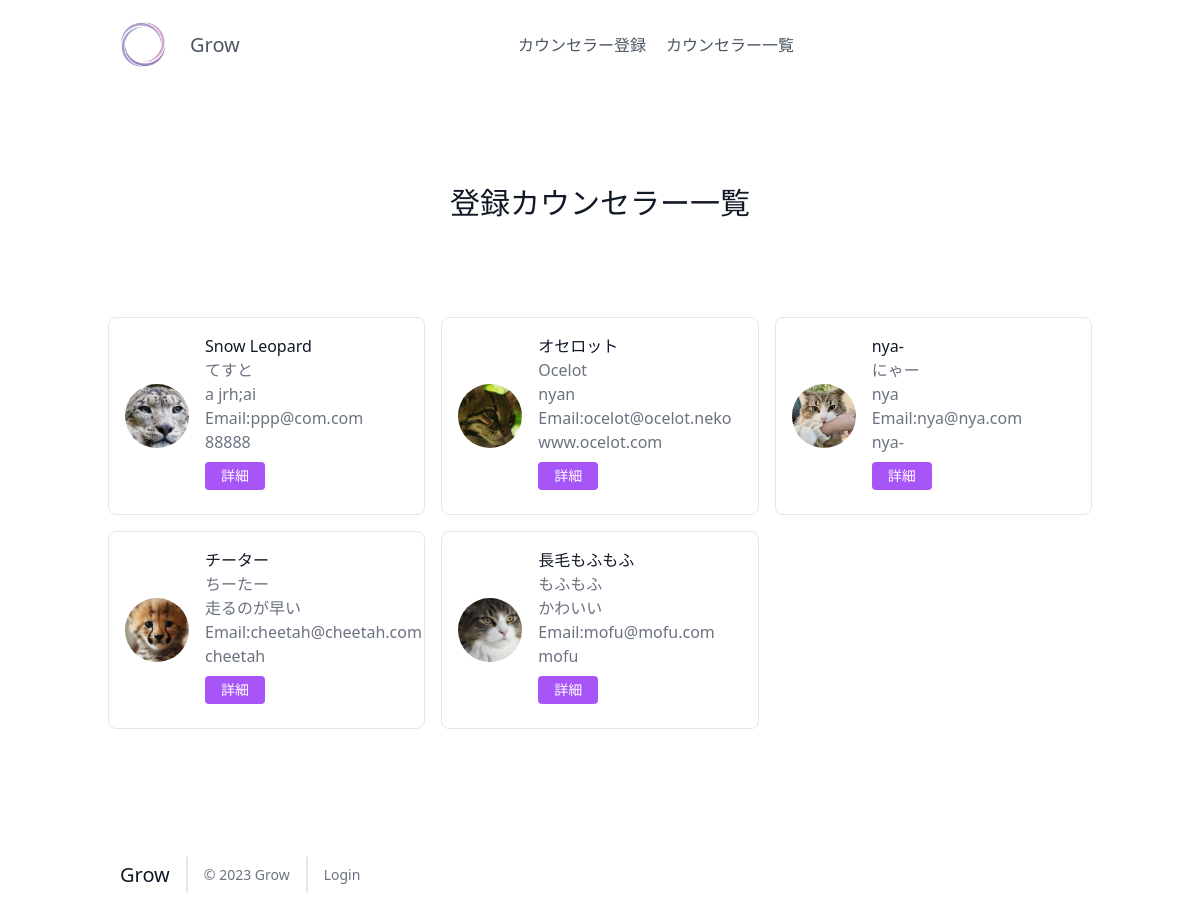
The page /select.php on the database its author committed.
### tables this page shows
CREATE TABLE `counselor_table` (
  `id` int(12) NOT NULL,
  `organization` varchar(64) NOT NULL,
  `name` varchar(64) NOT NULL,
  `kana` varchar(64) NOT NULL,
  `certification` varchar(64) NOT NULL,
  `email` varchar(124) NOT NULL,
  `tel` varchar(64) NOT NULL,
  `website` varchar(124) NOT NULL,
  `address` varchar(124) NOT NULL,
  `details` text NOT NULL,
  `file_name` varchar(255) NOT NULL,
  `file_path` varchar(255) NOT NULL,
  `date_time` datetime NOT NULL DEFAULT current_timestamp(),
  `update_time` datetime NOT NULL DEFAULT current_timestamp() ON UPDATE current_timestamp()
);

### funcs.php (called while the page is built, shortened)
<?php
function h($str)
{
  return htmlspecialchars($str, ENT_QUOTES, 'UTF-8');
}

### select.php (the view, shortened to what this page needs)
<?php
require_once('funcs.php');
try {
  $pdo = new PDO('mysql:dbname=kadai_db;charset=utf8;host=localhost','root','');
} catch (PDOException $e) {
  exit('DBConnectError'.$e->getMessage());
}
$stmt = $pdo->prepare("SELECT * FROM counselor_table");
$status = $stmt->execute();
$view = "";
if ($status == false) {
  $error = $stmt->errorInfo();
  exit("ErrorQuery:" . $error[2]);
} else {
  while ($result = $stmt->fetch(PDO::FETCH_ASSOC)) {
    $view .= '<div class="p-2 lg:w-1/3 md:w-1/2 w-full"><div class="h-full flex items-center border-gray-200 border p-4 rounded-lg">';
    $view .= '<img alt="counselor" class="w-16 h-16 bg-gray-100 object-cover object-center flex-shrink-0 rounded-full mr-4" src="'. $result['file_path'] .'">';
    $view .= '<div class="flex-grow"><h2 class="text-gray-900 title-font font-medium">';
    $view .= h($result['organization'] );
    $view .= '</h2>';
    $view .= '<p class="text-gray-500">';
    $view .= h($result['name'], ENT_QUOTES) . '<br>' . h($result['certification']). '<br>' . 'Email:' . h($result['email']). '<br>' . h($result['website']);
    $view .= '</p>';
    $view .= '<a href="detail.php?id=' . $result['id'] . '">';
    $view .= '<button class="inline-flex text-white bg-purple-500 border-0 py-1 px-4 my-2 focus:outline-none hover:bg-purple-600 rounded text-sm">詳細</button>';
    $view .= '</a>';
    $view .= '</div></div></div>';
  }
}
?>
<!DOCTYPE html>
<html lang="ja">
<head>
<script src="https://cdn.tailwindcss.com"></script>
</head>
<body>
<header class="text-gray-600 body-font">
  <div class="container mx-auto flex flex-wrap p-5 flex-col md:flex-row items-center">
    <a class="flex title-font font-medium items-center text-gray-900 mb-4 md:mb-0">
    <a href="./index.php"><img src="./images/logo.jpg" alt="logo" width="70">
      <a href="./index.php"><span class="ml-3 text-xl">Grow</span></a>
    </a>
    <nav class="md:ml-auto md:mr-auto flex flex-wrap items-center text-base justify-center">
    <a class="mr-5 hover:text-gray-900 hover:scale-105" href="./registration.php">カウンセラー登録</a>
      <a class="mr-5 hover:text-gray-900 hover:scale-105" href="./select.php">カウンセラー一覧</a>
    </nav>
  </div>
</header>
<section class="text-gray-600 body-font">
  <div class="container px-5 py-24 mx-auto">
    <div class="flex flex-col text-center w-full mb-20">
      <h1 class="sm:text-3xl text-2xl font-medium title-font mb-4 text-gray-900">登録カウンセラー一覧</h1>
    </div>
    <div class="flex flex-wrap -m-2"><?= $view ?></div>
  </div>
</section>
<footer class="text-gray-600 body-font">
  <div class="container px-5 py-8 mx-auto flex items-center sm:flex-row flex-col">
    <a class="flex title-font font-medium items-center md:justify-start justify-center text-gray-900">
      <span class="ml-3 text-xl">Grow</span>
    </a>
    <p class="text-sm text-gray-500 sm:ml-4 sm:pl-4 sm:border-l-2 sm:border-gray-200 sm:py-2 sm:mt-0 mt-4">© 2023 Grow </p>
    <p class="text-sm text-gray-500 sm:ml-4 sm:pl-4 sm:border-l-2 sm:border-gray-200 sm:py-2 sm:mt-0 mt-4"><a href="./login.php">Login</a></p>
  </div>
</footer>
</body>
</html>

### rows shown on the page
counselor_table: file_path (picture), value "Snow Leopard", name "てすと", certification "a jrh;ai", email "ppp@com.com", website "88888"
counselor_table: file_path (picture), value "オセロット", name "Ocelot", certification "nyan", email "ocelot@ocelot.neko", website "www.ocelot.com"
counselor_table: file_path (picture), value "nya-", name "にゃー", certification "nya", email "nya@nya.com", website "nya-"
counselor_table: file_path (picture), value "チーター", name "ちーたー", certification "走るのが早い", email "cheetah@cheetah.com", website "cheetah"
counselor_table: file_path (picture), value "長毛もふもふ", name "もふもふ", certification "かわいい", email "mofu@mofu.com", website "mofu"
